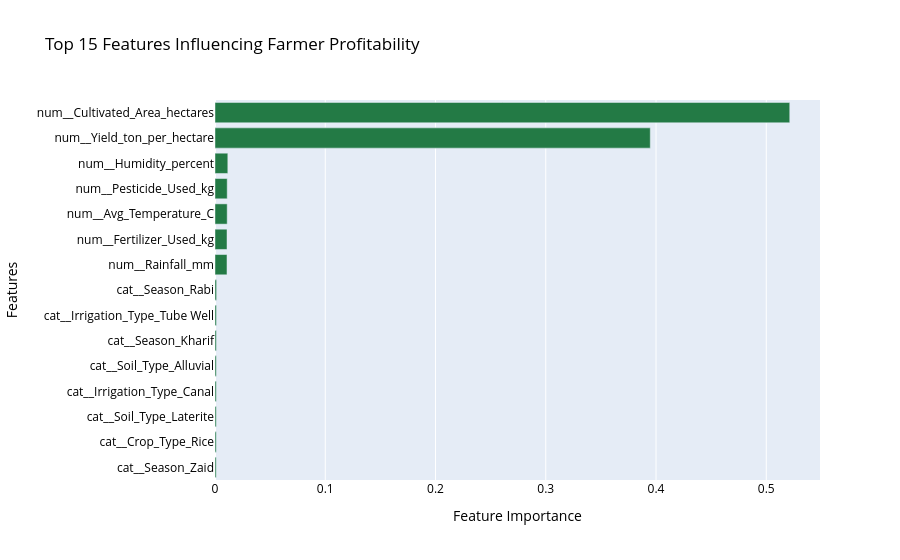

The notebook cell this image was saved under:
### Code cell
rf_profit = profit_trained_models["Random Forest"]

feature_names = rf_profit.named_steps[
    "preprocessor"
].get_feature_names_out()

feature_importance = rf_profit.named_steps[
    "model"
].feature_importances_

importance_df = pd.DataFrame({
    "Feature": feature_names,
    "Importance": feature_importance
})

importance_df = importance_df.sort_values(
    by="Importance",
    ascending=False
).head(15)

fig = px.bar(
    importance_df.sort_values("Importance"),
    x="Importance",
    y="Feature",
    orientation="h",
    title="Top 15 Features Influencing Farmer Profitability",
    color_discrete_sequence=["#237A45"]
)

fig.update_layout(
    xaxis_title="Feature Importance",
    yaxis_title="Features",
    font=dict(color="black"),
    title_font_color="black"
)

fig.show()

### Figure 1 — Plotly figure (JSON) as saved in the notebook; plotly's stock layout.template omitted (floating-point values rounded to 4 significant figures)
{"data": [{"hovertemplate": "Importance=%{x}<br>Feature=%{y}<extra></extra>", "legendgroup": "", "marker": {"color": "#237A45", "pattern": {"shape": ""}}, "name": "", "orientation": "h", "showlegend": false, "textposition": "auto", "type": "bar", "x": [0.001101, 0.001136, 0.001149, 0.001174, 0.001182, 0.001222, 0.001288, 0.001446, 0.01087, 0.01091, 0.01106, 0.01107, 0.01163, 0.3948, 0.5213], "xaxis": "x", "y": ["cat__Season_Zaid", "cat__Crop_Type_Rice", "cat__Soil_Type_Laterite", "cat__Irrigation_Type_Canal", "cat__Soil_Type_Alluvial", "cat__Season_Kharif", "cat__Irrigation_Type_Tube Well", "cat__Season_Rabi", "num__Rainfall_mm", "num__Fertilizer_Used_kg", "num__Avg_Temperature_C", "num__Pesticide_Used_kg", "num__Humidity_percent", "num__Yield_ton_per_hectare", "num__Cultivated_Area_hectares"], "yaxis": "y"}], "layout": {"barmode": "relative", "font": {"color": "black"}, "legend": {"tracegroupgap": 0}, "title": {"font": {"color": "black"}, "text": "Top 15 Features Influencing Farmer Profitability"}, "xaxis": {"anchor": "y", "domain": [0.0, 1.0], "title": {"text": "Feature Importance"}}, "yaxis": {"anchor": "x", "domain": [0.0, 1.0], "title": {"text": "Features"}}}}
